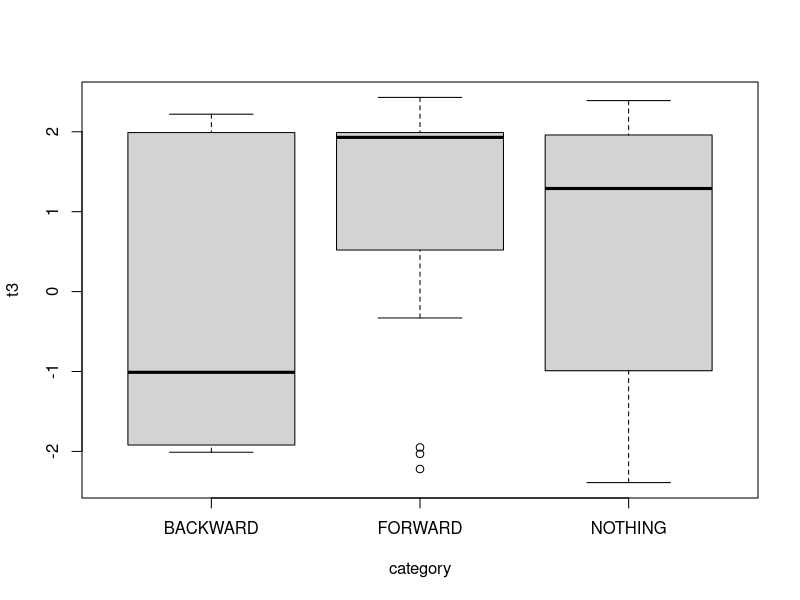

Reproduce this figure in R.
library(dplyr)
tests = read.table("tests.txt", sep=",", header=TRUE)
# tests = tests[tests$collect>=200, ]
trace = read.table("trace.txt", sep=",", header=TRUE)

tests.p <- tests[tests$result==" POSITIVE",]
pos <- match(trace$contact.id,tests.p$id)
diff <- abs(trace$tracing.time-tests.p$result.date[pos])
pos.new <- which(diff<=4)
# pos.new gives the indices for the useful traces
trace.use <- trace[pos.new,]

case.date <- tests.p$result.date[match(trace.use$case.id,tests.p$id)]
contact.date <- tests.p$result.date[match(trace.use$contact.id,tests.p$id)]
t3 <- contact.date-case.date

transmission = read.table("transmissions.csv", sep=',', header=TRUE)

trueSources.contacts = transmission$source[match(trace.use$contact.id, transmission$target)]
trueSources.cases = transmission$source[match(trace.use$case.id, transmission$target)]
b1 = (trueSources.contacts==trace.use$case.id) # Contains TRUE in a position if case infected contact
sum(b1, na.rm=TRUE) # Few NAs might happen as the first 6 exposed dont have any source
b2 = (trueSources.cases==trace.use$contact.id) # Contains TRUE in a position if contact infected case
sum(b2, na.rm=TRUE)
sum(b1 & b2, na.rm=TRUE) # Should be 0 if everything is correct

df = data.frame(t3=t3, b1=b1, b2=b2)
df = df %>% mutate(category=ifelse(b1, "FORWARD", ifelse(b2, "BACKWARD", "NOTHING")))
boxplot(t3~category, df)

